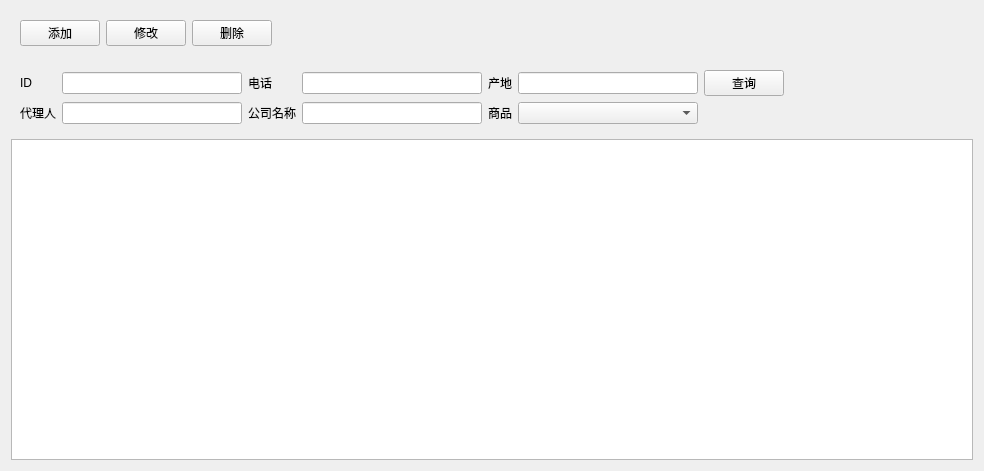
<?xml version="1.0" encoding="UTF-8"?>
<ui version="4.0">
 <class>SupplierManage</class>
 <widget class="QWidget" name="SupplierManage">
  <property name="geometry">
   <rect>
    <x>0</x>
    <y>0</y>
    <width>984</width>
    <height>471</height>
   </rect>
  </property>
  <property name="windowTitle">
   <string>Form</string>
  </property>
  <layout class="QGridLayout" name="gridLayout_3">
   <item row="2" column="0">
    <widget class="QTableView" name="tableView"/>
   </item>
   <item row="0" column="0">
    <widget class="QWidget" name="widget" native="true">
     <layout class="QGridLayout" name="gridLayout">
      <item row="0" column="2">
       <widget class="QPushButton" name="deletebutton">
        <property name="text">
         <string>删除</string>
        </property>
       </widget>
      </item>
      <item row="0" column="0">
       <widget class="QPushButton" name="addbutton">
        <property name="text">
         <string>添加</string>
        </property>
       </widget>
      </item>
      <item row="0" column="1">
       <widget class="QPushButton" name="editbutton">
        <property name="text">
         <string>修改</string>
        </property>
       </widget>
      </item>
      <item row="0" column="3">
       <spacer name="horizontalSpacer">
        <property name="orientation">
         <enum>Qt::Horizontal</enum>
        </property>
        <property name="sizeHint" stdset="0">
         <size>
          <width>40</width>
          <height>20</height>
         </size>
        </property>
       </spacer>
      </item>
     </layout>
    </widget>
   </item>
   <item row="1" column="0">
    <widget class="QWidget" name="widget_2" native="true">
     <layout class="QGridLayout" name="gridLayout_2">
      <item row="1" column="1">
       <widget class="QLineEdit" name="agenedit"/>
      </item>
      <item row="0" column="0">
       <widget class="QLabel" name="label_6">
        <property name="text">
         <string>ID</string>
        </property>
       </widget>
      </item>
      <item row="0" column="1">
       <widget class="QLineEdit" name="idedit"/>
      </item>
      <item row="1" column="3">
       <widget class="QLineEdit" name="companyedit"/>
      </item>
      <item row="0" column="4">
       <widget class="QLabel" name="label_2">
        <property name="text">
         <string>产地</string>
        </property>
       </widget>
      </item>
      <item row="0" column="5">
       <widget class="QLineEdit" name="areaedit"/>
      </item>
      <item row="1" column="0">
       <widget class="QLabel" name="label">
        <property name="text">
         <string>代理人</string>
        </property>
       </widget>
      </item>
      <item row="1" column="2">
       <widget class="QLabel" name="label_3">
        <property name="text">
         <string>公司名称</string>
        </property>
       </widget>
      </item>
      <item row="1" column="4">
       <widget class="QLabel" name="label_5">
        <property name="text">
         <string>商品</string>
        </property>
       </widget>
      </item>
      <item row="0" column="2">
       <widget class="QLabel" name="label_4">
        <property name="text">
         <string>电话</string>
        </property>
       </widget>
      </item>
      <item row="0" column="6">
       <widget class="QPushButton" name="query">
        <property name="text">
         <string>查询</string>
        </property>
       </widget>
      </item>
      <item row="0" column="3">
       <widget class="QLineEdit" name="phoneedit"/>
      </item>
      <item row="1" column="5">
       <widget class="QComboBox" name="goodscombox"/>
      </item>
      <item row="0" column="7">
       <spacer name="horizontalSpacer_2">
        <property name="orientation">
         <enum>Qt::Horizontal</enum>
        </property>
        <property name="sizeHint" stdset="0">
         <size>
          <width>40</width>
          <height>20</height>
         </size>
        </property>
       </spacer>
      </item>
     </layout>
    </widget>
   </item>
  </layout>
 </widget>
 <resources/>
 <connections/>
</ui>
